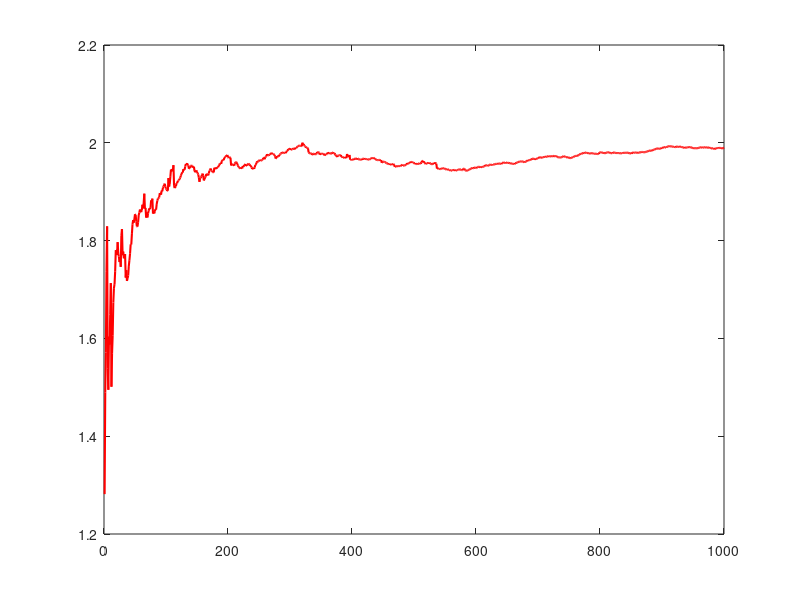

MATLAB code for this plot: (Note: this script raises an error after producing the figure.)
% =========================================================================
% Algoritmo UCB (Upper Confidence Bound) para el K-Armed Bandit
% =========================================================================

clear; clc; close all;

% 1. Definición del entorno (3 Máquinas) según el problema planteado
mu = [1.0, 2.0, 1.5];       % Medias de la recompensa de A1, A2, A3
sigma = [0.5, 0.5, 1.5];    % Desviaciones estándar de A1, A2, A3
K = length(mu);             % Número total de brazos (acciones)

% 2. Parámetros del algoritmo
c = 2.0;                    % Coeficiente de exploración (controla la incertidumbre)
pasos = 1000;               % Número total de iteraciones de tiempo (t)

% 3. Inicialización
Q = zeros(1, K);            % Estimaciones de recompensa iniciales
N = zeros(1, K);            % Conteo de veces que se elige cada acción
historial_recompensas = zeros(1, pasos); % Para graficar el desempeño

fprintf('==========================================================\n');
fprintf(' SIMULACIÓN DEL K-ARMED BANDIT (ALGORITMO UCB)\n');
fprintf('==========================================================\n');

% --- Fase de Inicialización Obligatoria ---
% Para usar la fórmula UCB sin dividir por cero (N_t(a) = 0), 
% debemos probar cada brazo exactamente una vez al inicio.
for t = 1:K
    accion = t;
    % Obtener recompensa muestreando la distribución normal
    R = mu(accion) + sigma(accion) * randn(); 
    
    N(accion) = 1;
    Q(accion) = R;
    historial_recompensas(t) = R;
end

% 4. Bucle principal de aprendizaje
for t = (K + 1):pasos
    
    % --- Selección de Acción (Fórmula UCB) ---
    % log(t) calcula el logaritmo natural (ln) en MATLAB
    % Esta operación es vectorizada (calcula UCB para todos los brazos a la vez)
    ucb_valores = Q + c * sqrt(log(t) ./ N);
    
    % Elegir la acción que maximice la ecuación UCB
    [~, accion] = max(ucb_valores);
    
    % --- Interacción con el Entorno ---
    % Generar la recompensa (R) muestreando la distribución normal
    R = mu(accion) + sigma(accion) * randn();
    
    % --- Actualización de Estimaciones ---
    N(accion) = N(accion) + 1;
    
    % Fórmula de promedio incremental para Q_{t+1}(a)
    Q(accion) = Q(accion) + (1 / N(accion)) * (R - Q(accion));
    
    % Guardar la recompensa obtenida
    historial_recompensas(t) = R;
end

% 5. Visualización de Resultados
recompensa_promedio_acumulada = cumsum(historial_recompensas) ./ (1:pasos);

figure('Color', 'w');
plot(1:pasos, recompensa_promedio_acumulada, 'r', 'LineWidth', 1.5);
hold on;
yline(2.0, '--k', 'Óptimo (Q^* = 2.0)', 'LineWidth', 1.5); % Línea del valor óptimo
title('Algoritmo UCB (Upper Confidence Bound)');
xlabel('Pasos de Tiempo (t)');
ylabel('Recompensa Promedio Acumulada');
grid on;

% Mostrar resultados en consola
disp('Valores Q reales (mu):');
disp(mu);
disp('Valores Q estimados por el agente:');
disp(Q);
disp('Número de veces que se jaló cada brazo:');
disp(N);
